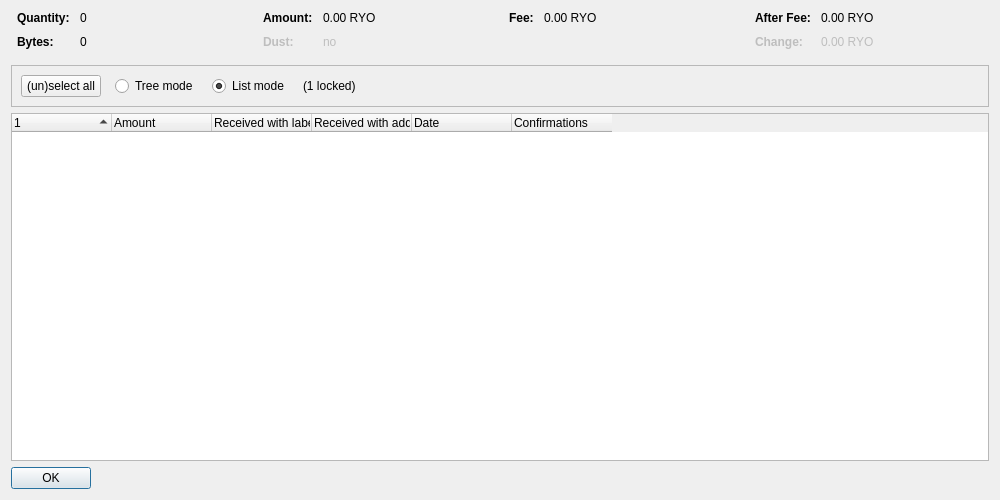
<?xml version="1.0" encoding="UTF-8"?>
<ui version="4.0">
 <class>CoinControlDialog</class>
 <widget class="QDialog" name="CoinControlDialog">
  <property name="geometry">
   <rect>
    <x>0</x>
    <y>0</y>
    <width>1000</width>
    <height>500</height>
   </rect>
  </property>
  <property name="windowTitle">
   <string>Coin Selection</string>
  </property>
  <layout class="QVBoxLayout" name="verticalLayout">
   <item>
    <layout class="QHBoxLayout" name="horizontalLayoutTop" stretch="0,0,0,0">
     <property name="topMargin">
      <number>0</number>
     </property>
     <property name="bottomMargin">
      <number>10</number>
     </property>
     <item>
      <layout class="QFormLayout" name="formLayoutCoinControl1">
       <property name="horizontalSpacing">
        <number>10</number>
       </property>
       <property name="verticalSpacing">
        <number>10</number>
       </property>
       <property name="leftMargin">
        <number>6</number>
       </property>
       <property name="rightMargin">
        <number>6</number>
       </property>
       <item row="0" column="0">
        <widget class="QLabel" name="labelCoinControlQuantityText">
         <property name="font">
          <font>
           <weight>75</weight>
           <bold>true</bold>
          </font>
         </property>
         <property name="text">
          <string>Quantity:</string>
         </property>
        </widget>
       </item>
       <item row="0" column="1">
        <widget class="QLabel" name="labelCoinControlQuantity">
         <property name="cursor">
          <cursorShape>IBeamCursor</cursorShape>
         </property>
         <property name="contextMenuPolicy">
          <enum>Qt::ActionsContextMenu</enum>
         </property>
         <property name="text">
          <string notr="true">0</string>
         </property>
         <property name="textInteractionFlags">
          <set>Qt::LinksAccessibleByMouse|Qt::TextSelectableByKeyboard|Qt::TextSelectableByMouse</set>
         </property>
        </widget>
       </item>
       <item row="1" column="0">
        <widget class="QLabel" name="labelCoinControlBytesText">
         <property name="font">
          <font>
           <weight>75</weight>
           <bold>true</bold>
          </font>
         </property>
         <property name="text">
          <string>Bytes:</string>
         </property>
        </widget>
       </item>
       <item row="1" column="1">
        <widget class="QLabel" name="labelCoinControlBytes">
         <property name="cursor">
          <cursorShape>IBeamCursor</cursorShape>
         </property>
         <property name="contextMenuPolicy">
          <enum>Qt::ActionsContextMenu</enum>
         </property>
         <property name="text">
          <string notr="true">0</string>
         </property>
         <property name="textInteractionFlags">
          <set>Qt::LinksAccessibleByMouse|Qt::TextSelectableByKeyboard|Qt::TextSelectableByMouse</set>
         </property>
        </widget>
       </item>
      </layout>
     </item>
     <item>
      <layout class="QFormLayout" name="formLayoutCoinControl2">
       <property name="horizontalSpacing">
        <number>10</number>
       </property>
       <property name="verticalSpacing">
        <number>10</number>
       </property>
       <property name="leftMargin">
        <number>6</number>
       </property>
       <property name="rightMargin">
        <number>6</number>
       </property>
       <item row="0" column="0">
        <widget class="QLabel" name="labelCoinControlAmountText">
         <property name="font">
          <font>
           <weight>75</weight>
           <bold>true</bold>
          </font>
         </property>
         <property name="text">
          <string>Amount:</string>
         </property>
        </widget>
       </item>
       <item row="0" column="1">
        <widget class="QLabel" name="labelCoinControlAmount">
         <property name="cursor">
          <cursorShape>IBeamCursor</cursorShape>
         </property>
         <property name="contextMenuPolicy">
          <enum>Qt::ActionsContextMenu</enum>
         </property>
         <property name="text">
          <string notr="true">0.00 RYO</string>
         </property>
         <property name="textInteractionFlags">
          <set>Qt::LinksAccessibleByMouse|Qt::TextSelectableByKeyboard|Qt::TextSelectableByMouse</set>
         </property>
        </widget>
       </item>
       <item row="1" column="0">
        <widget class="QLabel" name="labelCoinControlLowOutputText">
         <property name="enabled">
          <bool>false</bool>
         </property>
         <property name="font">
          <font>
           <weight>75</weight>
           <bold>true</bold>
          </font>
         </property>
         <property name="text">
          <string>Dust:</string>
         </property>
        </widget>
       </item>
       <item row="1" column="1">
        <widget class="QLabel" name="labelCoinControlLowOutput">
         <property name="enabled">
          <bool>false</bool>
         </property>
         <property name="cursor">
          <cursorShape>IBeamCursor</cursorShape>
         </property>
         <property name="contextMenuPolicy">
          <enum>Qt::ActionsContextMenu</enum>
         </property>
         <property name="text">
          <string notr="true">no</string>
         </property>
         <property name="textInteractionFlags">
          <set>Qt::LinksAccessibleByMouse|Qt::TextSelectableByKeyboard|Qt::TextSelectableByMouse</set>
         </property>
        </widget>
       </item>
      </layout>
     </item>
     <item>
      <layout class="QFormLayout" name="formLayoutCoinControl3">
       <property name="horizontalSpacing">
        <number>10</number>
       </property>
       <property name="verticalSpacing">
        <number>10</number>
       </property>
       <property name="leftMargin">
        <number>6</number>
       </property>
       <property name="rightMargin">
        <number>6</number>
       </property>
       <item row="0" column="0">
        <widget class="QLabel" name="labelCoinControlFeeText">
         <property name="font">
          <font>
           <weight>75</weight>
           <bold>true</bold>
          </font>
         </property>
         <property name="text">
          <string>Fee:</string>
         </property>
        </widget>
       </item>
       <item row="0" column="1">
        <widget class="QLabel" name="labelCoinControlFee">
         <property name="cursor">
          <cursorShape>IBeamCursor</cursorShape>
         </property>
         <property name="contextMenuPolicy">
          <enum>Qt::ActionsContextMenu</enum>
         </property>
         <property name="text">
          <string notr="true">0.00 RYO</string>
         </property>
         <property name="textInteractionFlags">
          <set>Qt::LinksAccessibleByMouse|Qt::TextSelectableByKeyboard|Qt::TextSelectableByMouse</set>
         </property>
        </widget>
       </item>
      </layout>
     </item>
     <item>
      <layout class="QFormLayout" name="formLayoutCoinControl4">
       <property name="horizontalSpacing">
        <number>10</number>
       </property>
       <property name="verticalSpacing">
        <number>10</number>
       </property>
       <property name="leftMargin">
        <number>6</number>
       </property>
       <property name="rightMargin">
        <number>6</number>
       </property>
       <item row="0" column="0">
        <widget class="QLabel" name="labelCoinControlAfterFeeText">
         <property name="font">
          <font>
           <weight>75</weight>
           <bold>true</bold>
          </font>
         </property>
         <property name="text">
          <string>After Fee:</string>
         </property>
        </widget>
       </item>
       <item row="0" column="1">
        <widget class="QLabel" name="labelCoinControlAfterFee">
         <property name="cursor">
          <cursorShape>IBeamCursor</cursorShape>
         </property>
         <property name="contextMenuPolicy">
          <enum>Qt::ActionsContextMenu</enum>
         </property>
         <property name="text">
          <string notr="true">0.00 RYO</string>
         </property>
         <property name="textInteractionFlags">
          <set>Qt::LinksAccessibleByMouse|Qt::TextSelectableByKeyboard|Qt::TextSelectableByMouse</set>
         </property>
        </widget>
       </item>
       <item row="1" column="0">
        <widget class="QLabel" name="labelCoinControlChangeText">
         <property name="enabled">
          <bool>false</bool>
         </property>
         <property name="font">
          <font>
           <weight>75</weight>
           <bold>true</bold>
          </font>
         </property>
         <property name="text">
          <string>Change:</string>
         </property>
        </widget>
       </item>
       <item row="1" column="1">
        <widget class="QLabel" name="labelCoinControlChange">
         <property name="enabled">
          <bool>false</bool>
         </property>
         <property name="cursor">
          <cursorShape>IBeamCursor</cursorShape>
         </property>
         <property name="contextMenuPolicy">
          <enum>Qt::ActionsContextMenu</enum>
         </property>
         <property name="text">
          <string notr="true">0.00 RYO</string>
         </property>
         <property name="textInteractionFlags">
          <set>Qt::LinksAccessibleByMouse|Qt::TextSelectableByKeyboard|Qt::TextSelectableByMouse</set>
         </property>
        </widget>
       </item>
      </layout>
     </item>
    </layout>
   </item>
   <item>
    <widget class="QFrame" name="frame">
     <property name="minimumSize">
      <size>
       <width>0</width>
       <height>40</height>
      </size>
     </property>
     <property name="frameShape">
      <enum>QFrame::StyledPanel</enum>
     </property>
     <property name="frameShadow">
      <enum>QFrame::Sunken</enum>
     </property>
     <layout class="QHBoxLayout" name="horizontalLayout">
      <item>
       <layout class="QHBoxLayout" name="horizontalLayoutPanel" stretch="0,0,0,0,0">
        <property name="spacing">
         <number>14</number>
        </property>
        <item>
         <widget class="QPushButton" name="pushButtonSelectAll">
          <property name="sizePolicy">
           <sizepolicy hsizetype="Maximum" vsizetype="Fixed">
            <horstretch>0</horstretch>
            <verstretch>0</verstretch>
           </sizepolicy>
          </property>
          <property name="text">
           <string>(un)select all</string>
          </property>
          <property name="autoDefault">
           <bool>false</bool>
          </property>
         </widget>
        </item>
        <item>
         <widget class="QRadioButton" name="radioTreeMode">
          <property name="sizePolicy">
           <sizepolicy hsizetype="Maximum" vsizetype="Fixed">
            <horstretch>0</horstretch>
            <verstretch>0</verstretch>
           </sizepolicy>
          </property>
          <property name="text">
           <string>Tree mode</string>
          </property>
         </widget>
        </item>
        <item>
         <widget class="QRadioButton" name="radioListMode">
          <property name="sizePolicy">
           <sizepolicy hsizetype="Maximum" vsizetype="Fixed">
            <horstretch>0</horstretch>
            <verstretch>0</verstretch>
           </sizepolicy>
          </property>
          <property name="text">
           <string>List mode</string>
          </property>
          <property name="checked">
           <bool>true</bool>
          </property>
         </widget>
        </item>
        <item>
         <widget class="QLabel" name="labelLocked">
          <property name="text">
           <string notr="true">(1 locked)</string>
          </property>
         </widget>
        </item>
        <item>
         <spacer name="horizontalSpacer">
          <property name="orientation">
           <enum>Qt::Horizontal</enum>
          </property>
          <property name="sizeHint" stdset="0">
           <size>
            <width>40</width>
            <height>20</height>
           </size>
          </property>
         </spacer>
        </item>
       </layout>
      </item>
     </layout>
    </widget>
   </item>
   <item>
    <widget class="CoinControlTreeWidget" name="treeWidget">
     <property name="contextMenuPolicy">
      <enum>Qt::CustomContextMenu</enum>
     </property>
     <property name="sortingEnabled">
      <bool>false</bool>
     </property>
     <property name="columnCount">
      <number>6</number>
     </property>
     <attribute name="headerShowSortIndicator" stdset="0">
      <bool>true</bool>
     </attribute>
     <attribute name="headerStretchLastSection">
      <bool>false</bool>
     </attribute>
     <column>
      <property name="text">
       <string/>
      </property>
     </column>
     <column>
      <property name="text">
       <string>Amount</string>
      </property>
     </column>
     <column>
      <property name="text">
       <string>Received with label</string>
      </property>
     </column>
     <column>
      <property name="text">
       <string>Received with address</string>
      </property>
     </column>
     <column>
      <property name="text">
       <string>Date</string>
      </property>
     </column>
     <column>
      <property name="text">
       <string>Confirmations</string>
      </property>
      <property name="toolTip">
       <string>Confirmed</string>
      </property>
     </column>
     <column>
      <property name="text">
       <string/>
      </property>
     </column>
     <column>
      <property name="text">
       <string/>
      </property>
     </column>
     <column>
      <property name="text">
       <string/>
      </property>
     </column>
     <column>
      <property name="text">
       <string/>
      </property>
     </column>
    </widget>
   </item>
   <item>
    <widget class="QDialogButtonBox" name="buttonBox">
     <property name="sizePolicy">
      <sizepolicy hsizetype="Maximum" vsizetype="Fixed">
       <horstretch>0</horstretch>
       <verstretch>0</verstretch>
      </sizepolicy>
     </property>
     <property name="orientation">
      <enum>Qt::Horizontal</enum>
     </property>
     <property name="standardButtons">
      <set>QDialogButtonBox::Ok</set>
     </property>
    </widget>
   </item>
  </layout>
 </widget>
 <customwidgets>
  <customwidget>
   <class>CoinControlTreeWidget</class>
   <extends>QTreeWidget</extends>
   <header>qt/coincontroltreewidget.h</header>
  </customwidget>
 </customwidgets>
 <resources/>
 <connections/>
</ui>
